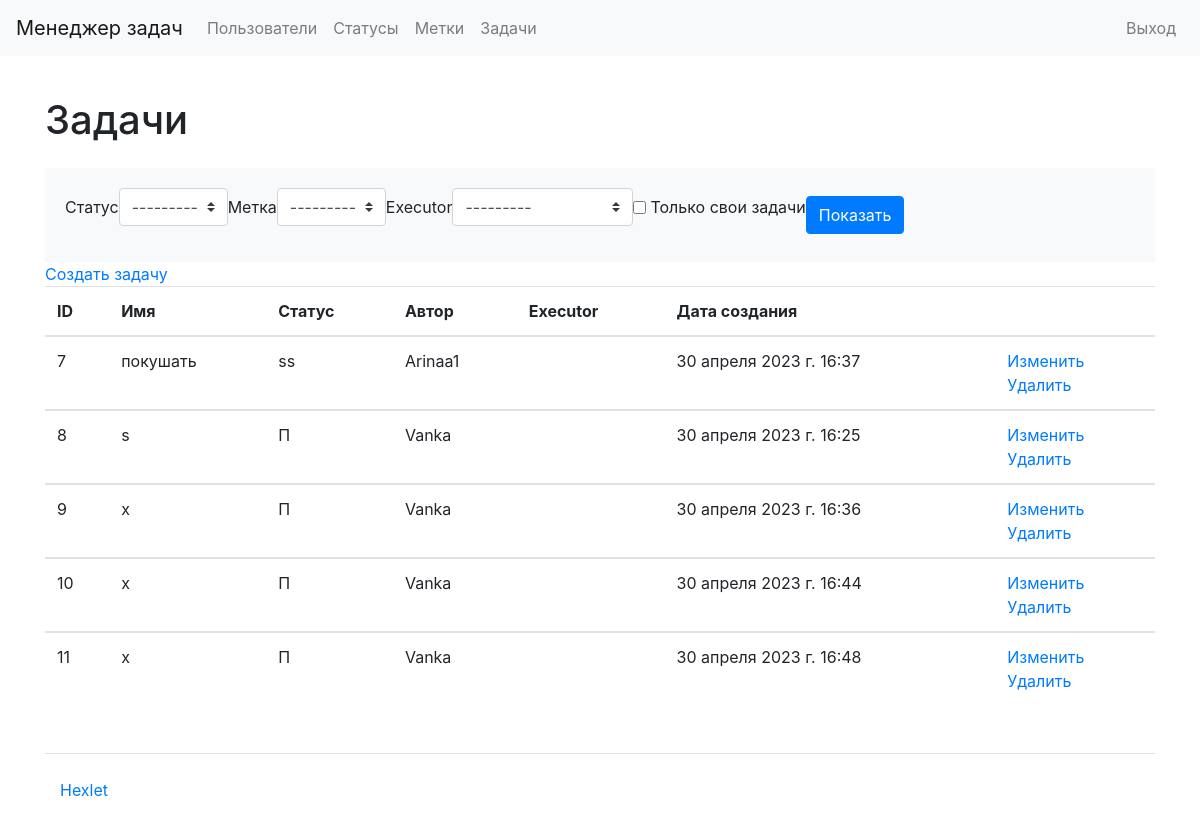
/tasks/ (signed in), run on an earlier commit of the app's database.
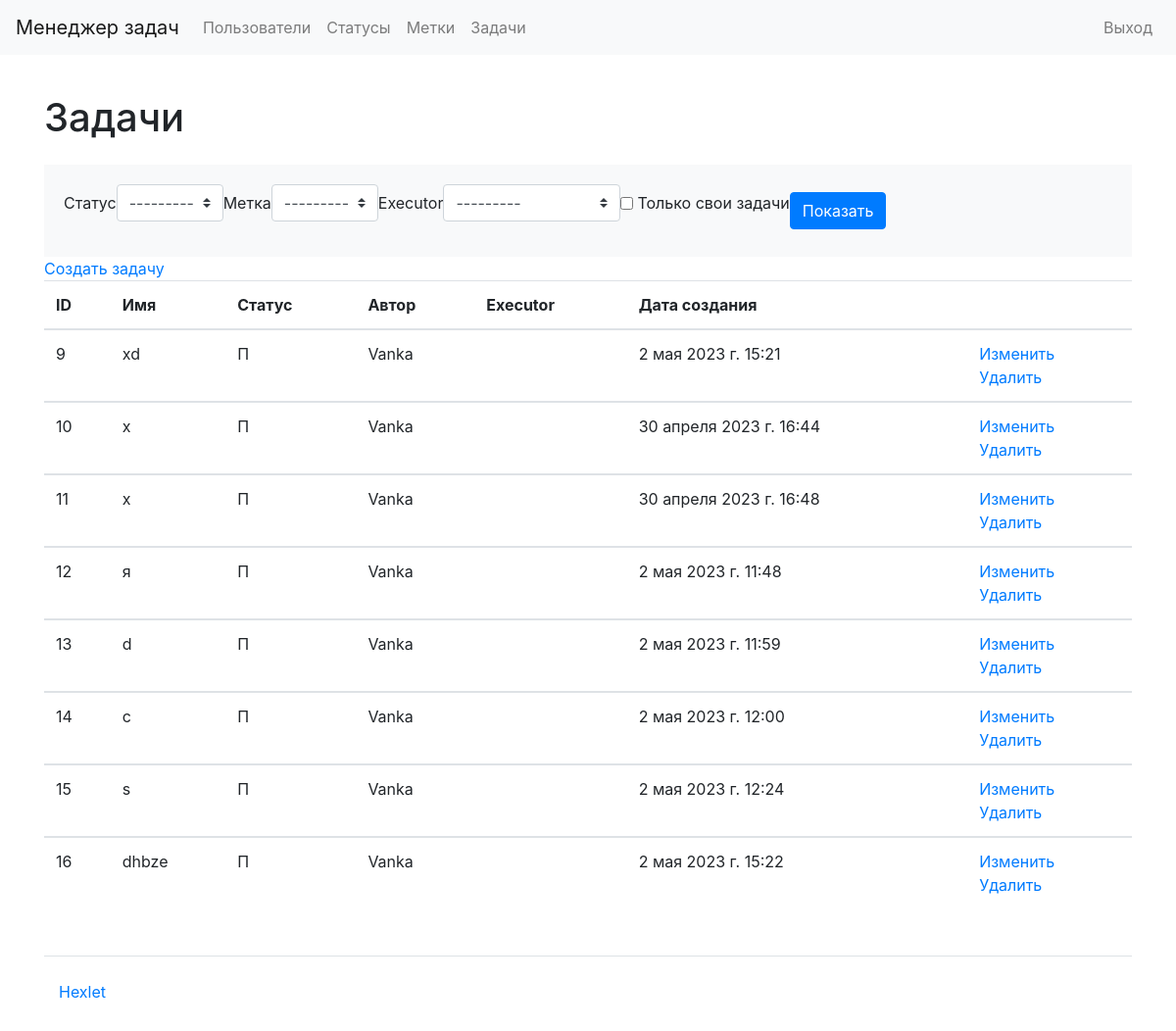
And on a later commit of the database.
### tasks/models.py (models this page shows, shortened)
class Task(models.Model):
    name = models.CharField(max_length=150, unique=True)
    description = models.TextField(null=True, blank=True)
    created_at = models.DateTimeField(auto_now=True)
    status = models.ForeignKey(Status, on_delete=models.PROTECT)
    creator = models.ForeignKey(User, related_name='creator', on_delete=models.PROTECT)
    executor = models.ForeignKey(User, related_name='executor', on_delete=models.PROTECT, null=True, blank=True)
    label = models.ManyToManyField(Label, blank=True)

### statuses/models.py (models this page shows)
class Status(models.Model):
    name = models.CharField(max_length=150, unique=True)
    created_at = models.DateTimeField(auto_now=True)
    def __str__(self):
        return self.name

### users/models.py (models this page shows)
class User(AbstractUser):
    pass

### tasks/views.py (the view)
# urls.py: path('', views.TasksListView.as_view(), name='tasks_list'),
class TasksListView(LoginRequiredMixin, FilterView):
    model = Task
    template_name = "tasks/list_of_tasks.html"
    context_object_name = 'tasks'
    filterset_class = TaskFilter
    login_url = 'login'

### labels/models.py (called while the page is built)
    def __str__(self):
        return self.name

### tasks/templates/tasks/list_of_tasks.html (shortened to what this page needs)
{% extends "base.html" %}
{% load bootstrap4 %}
{% load i18n %}
{% get_current_language as LANGUAGE_CODE %}
{% block content %}
<h1 class="my-4">{% translate "Tasks" %}</h1>
<div class="card-body bg-light">
    <form class="form-inline center" method="get">
        {% bootstrap_form filter.form size='small' %}
  {% buttons %}<button type="submit" class="btn btn-primary">{% translate "Show" %}</button>{% endbuttons %}
</form>
</div>
<a href="{% url 'task_create' %}">{% translate "Create task" %}</a>
<table class="table table-stripped">
    <thead>
        <tr>
            <th>ID</th>
            <th>{% translate "Name" %}</th>
            <th>{% translate "Status" %}</th>
            <th>{% translate "Author" %}</th>
            <th>{% translate "Executor" %}</th>
            <th>{% translate "Date of creation" %}</th>
            <th></th>
        </tr>
    </thead>
        {% for task in object_list %}
    <tbody>
        <tr>
            <td>{{ task.id }}</td>
            <td>{{ task.name }}</td>
            <td>{{ task.status }}</td>
            <td>{{ task.creator }}</td>
            {% if task.executor == None %}
            <td> </td>
            {% endif %}
            <td>{{ task.created_at }}</td>
            <td>
                <a href="/tasks/{{ task.id }}/update/">{% translate "Update" %}</a>
                <br>
                <a href="/tasks/{{ task.id }}/delete/">{% translate "Delete" %}</a>
            </td>
        </tr>
        {% endfor %}
    </tbody>
</table>
{% endblock %}

What changed in the data, as far as the page shows it:
removed Task: id "7", name "покушать", status "ss", creator "Arinaa1", created_at "30 апреля 2023 г. 16:37"
removed Task: id "8", name "s", status "П", creator "Vanka", created_at "30 апреля 2023 г. 16:25"
changed Task id 9: name "x" → "xd"; created_at "30 апреля 2023 г. 16:36" → "2 мая 2023 г. 15:21"
added Task: id "12", name "я", status "П", creator "Vanka", created_at "2 мая 2023 г. 11:48"
added Task: id "13", name "d", status "П", creator "Vanka", created_at "2 мая 2023 г. 11:59"
added Task: id "14", name "c", status "П", creator "Vanka", created_at "2 мая 2023 г. 12:00"
added Task: id "15", name "s", status "П", creator "Vanka", created_at "2 мая 2023 г. 12:24"
added Task: id "16", name "dhbze", status "П", creator "Vanka", created_at "2 мая 2023 г. 15:22"
